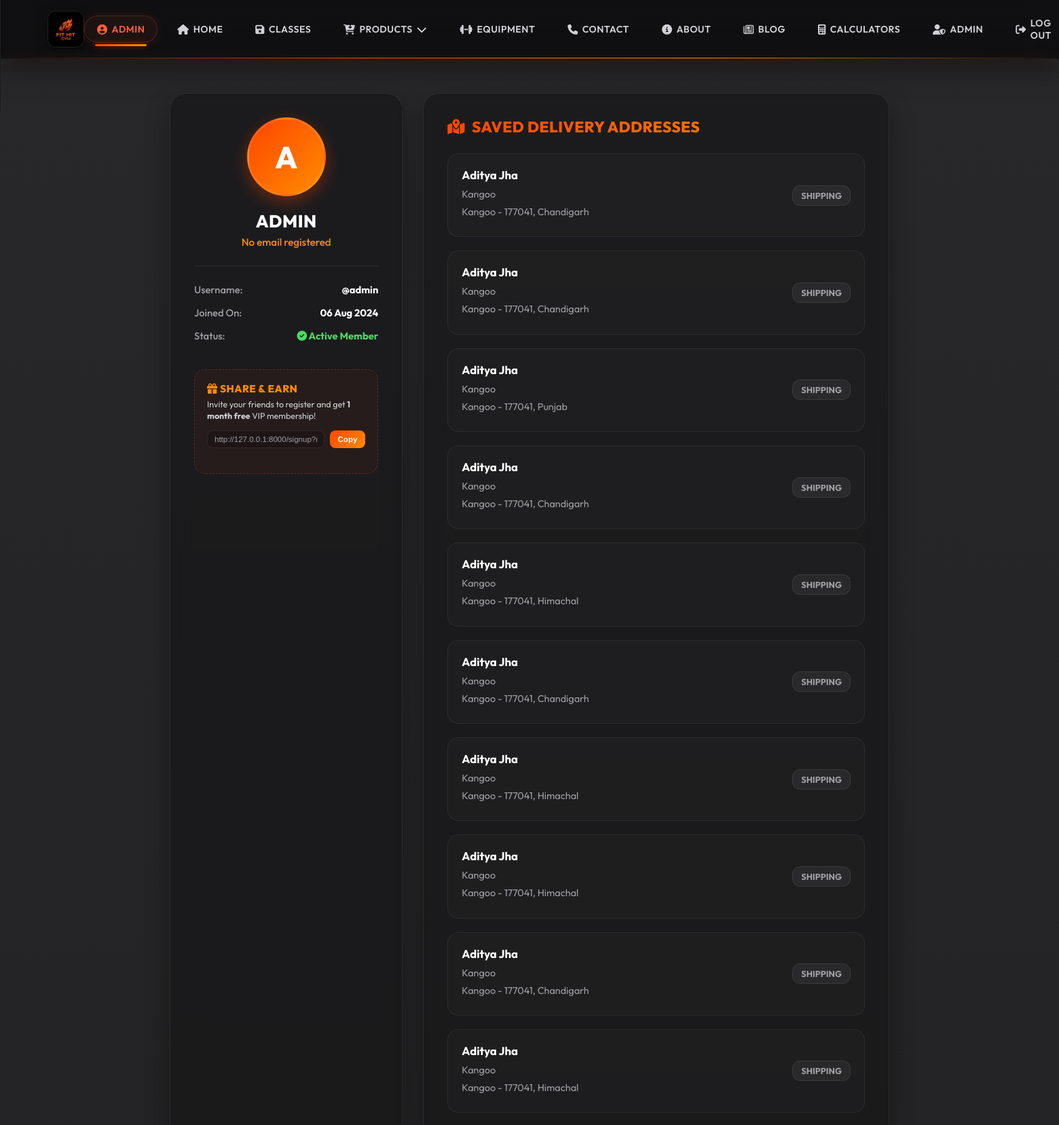
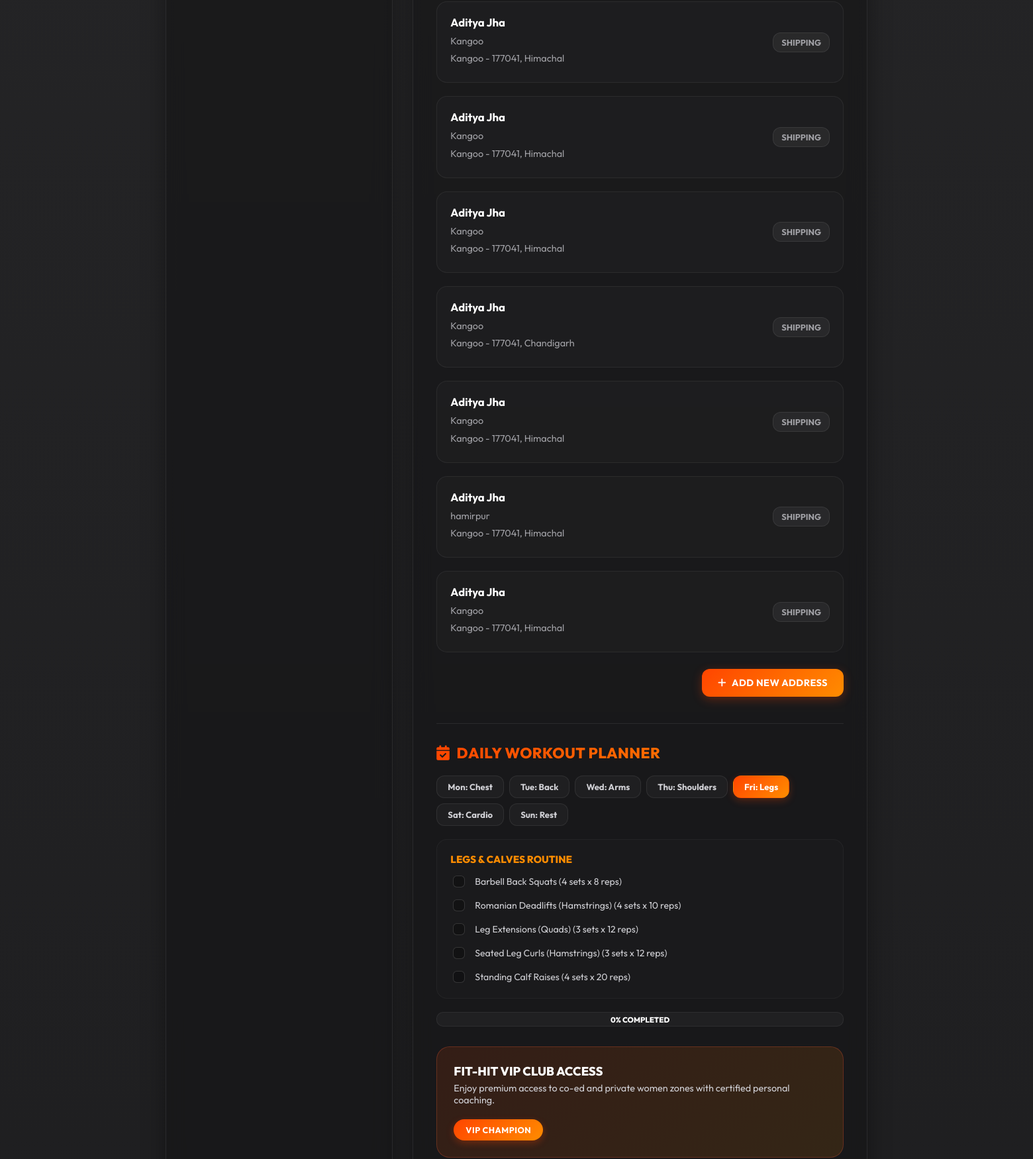
Screenshot of /profile/ (signed in, upper part) with the database file from the repository (2 pictures, top to bottom).
### app/models.py (models this page shows, shortened)
class Customer(models.Model):
	user = models.ForeignKey(User, on_delete = models.CASCADE)
	name = models.CharField(max_length = 200)
	locality = models.CharField(max_length= 200)
	city = models.CharField(max_length = 50)
	zipcode = models.IntegerField()
	state = models.CharField(choices = STATE_CHOICES, max_length = 50)
	phone = models.CharField(max_length = 15, blank = True, null = True)

### app/views.py (the view)
# urls.py: path('profile/', profile, name='profile'),
def profile(request):
    if not request.user.is_authenticated:
        return redirect('login')
    addresses = Customer.objects.filter(user=request.user)
    return render(request, 'profile.html', {'addresses': addresses})

### app/context_processors.py (called while the page is built)
def cart(request):
	cart = Cart(request)
	context = {
		"cart": cart
	}
	return context

def cart_context_processor(request):
    try:
        cart, created = Cart.objects.get_or_create(user=request.user)
        cart_items = cart.products.all()
        cart_length = len(cart_items)
    except TypeError:
        cart_length = 0
    return {
        'cart_length': cart_length
    }

### app/templates/profile.html (shortened to what this page needs)
{% extends 'base.html' %}
{% load static %}
{% block 'main' %}
<!DOCTYPE html>
<html lang="en">
<head>
</head>
<body>
    <div class="profile-container">
        <div class="profile-grid">
            <div class="glass-card user-summary">
                <div class="avatar-circle">
                    {{ request.user.username|slice:":1"|upper }}
                </div>
                <h3 class="user-name">{{ request.user.username }}</h3>
                <span class="user-email">{{ request.user.email|default:"No email registered" }}</span>
                <div class="user-stats">
                    <div class="stat-row">
                        <span class="stat-label">Username:</span>
                        <span class="stat-value">@{{ request.user.username }}</span>
                    </div>
                    <div class="stat-row">
                        <span class="stat-label">Joined On:</span>
                        <span class="stat-value">{{ request.user.date_joined|date:"d M Y" }}</span>
                    </div>
                    <div class="stat-row">
                        <span class="stat-label">Status:</span>
                        <span class="stat-value" style="color: #4cd964;"><i class="fa-solid fa-circle-check"></i> Active Member</span>
                    </div>
                </div>
                <div style="margin-top: 25px; width: 100%; text-align: left; background: rgba(255, 69, 0, 0.05); border: 1px dashed rgba(255, 94, 58, 0.25); border-radius: 16px; padding: 18px; box-sizing: border-box;">
                    <h5 style="margin: 0 0 5px; color: #ff8c00; font-size: 0.95rem; font-weight: 800; text-transform: uppercase; letter-spacing: 0.5px;"><i class="fa-solid fa-gift"></i> Share & Earn</h5>
                    <p style="margin: 0 0 12px; font-size: 0.78rem; color: #d1d1d6; line-height: 1.4;">Invite your friends to register and get <strong>1 month free</strong> VIP membership!</p>
                    <div style="display: flex; gap: 8px;">
                        <input type="text" id="referralLinkInput" value="http://127.0.0.1:8000/signup?ref={{ request.user.username }}" readonly
                               style="flex-grow: 1; background: rgba(0,0,0,0.2); border: 1px solid rgba(255,255,255,0.08); border-radius: 8px; padding: 6px 10px; color: #a1a1a6; font-size: 0.72rem; outline: none; width: 10px;">
                        <button type="button" onclick="copyReferralLink()"
                                style="background: linear-gradient(135deg, #ff4500, #ff8c00); border: none; border-radius: 8px; padding: 6px 12px; color: #fff; font-size: 0.72rem; font-weight: 700; cursor: pointer; transition: all 0.2s ease; flex-shrink: 0;">
                            Copy
                        </button>
                    </div>
                </div>
            </div>
            <div class="glass-card">
                <h3 class="panel-title"><i class="fa-solid fa-map-location-dot"></i> Saved Delivery Addresses</h3>
                {% if addresses %}
                    <div class="address-list">
                        {% for addr in addresses %}
                            <div class="address-item">
                                <div class="address-info">
                                    <h4>{{ addr.name }}</h4>
                                    <p>{{ addr.locality }}</p>
                                    <p>{{ addr.city }} - {{ addr.zipcode }}, {{ addr.state }}</p>
                                </div>
                                <div style="display: flex; gap: 10px;">
                                    <span style="font-size: 0.8rem; color: #a1a1a6; background-color: rgba(255,255,255,0.05); padding: 6px 12px; border-radius: 12px; font-weight: 700; border: 1px solid rgba(255,255,255,0.08);">SHIPPING</span>
                                </div>
                            </div>
                        {% endfor %}
                    </div>
                    <div style="margin-top: 25px; text-align: right;">
                        <a href="{% url 'customer_form' %}" class="btn-add-address"><i class="fa-solid fa-plus"></i> Add New Address</a>
                    </div>
                {% else %}
                    <div class="no-address-box">
                        <i class="fa-solid fa-circle-info"></i>
                        <p>You have not saved any shipping addresses yet.</p>
                        <a href="{% url 'customer_form' %}" class="btn-add-address"><i class="fa-solid fa-plus"></i> Save Delivery Address</a>
                    </div>
                {% endif %}
                <div style="margin-top: 40px; border-top: 1px solid rgba(255, 255, 255, 0.08); padding-top: 30px; margin-bottom: 25px;">
                    <h3 class="panel-title" style="margin-bottom: 20px;"><i class="fa-solid fa-calendar-check"></i> Daily Workout Planner</h3>
                    <div style="display: flex; gap: 8px; margin-bottom: 20px; flex-wrap: wrap;">
                        <button type="button" class="workout-tab-btn" id="tab-mon" onclick="switchWorkoutPlan('mon')">Mon: Chest</button>
                        <button type="button" class="workout-tab-btn" id="tab-tue" onclick="switchWorkoutPlan('tue')">Tue: Back</button>
                        <button type="button" class="workout-tab-btn" id="tab-wed" onclick="switchWorkoutPlan('wed')">Wed: Arms</button>
                        <button type="button" class="workout-tab-btn" id="tab-thu" onclick="switchWorkoutPlan('thu')">Thu: Shoulders</button>
                        <button type="button" class="workout-tab-btn" id="tab-fri" onclick="switchWorkoutPlan('fri')">Fri: Legs</button>
                        <button type="button" class="workout-tab-btn" id="tab-sat" onclick="switchWorkoutPlan('sat')">Sat: Cardio</button>
                        <button type="button" class="workout-tab-btn" id="tab-sun" onclick="switchWorkoutPlan('sun')">Sun: Rest</button>
                    </div>
                    <div class="workout-pane" id="pane-workout-fri">
                        <h4 style="margin: 0 0 12px; font-size: 0.95rem; color: #ff8c00; font-weight: 800; text-transform: uppercase;">Legs & Calves Routine</h4>
                        <div class="workout-list">
                            <label class="workout-item-label">
                                <input type="checkbox" onchange="updateWorkoutProgress('fri')" class="workout-check">
                                <span>Barbell Back Squats (4 sets x 8 reps)</span>
                            </label>
                            <label class="workout-item-label">
                                <input type="checkbox" onchange="updateWorkoutProgress('fri')" class="workout-check">
                                <span>Romanian Deadlifts (Hamstrings) (4 sets x 10 reps)</span>
                            </label>
                            <label class="workout-item-label">
                                <input type="checkbox" onchange="updateWorkoutProgress('fri')" class="workout-check">
                                <span>Leg Extensions (Quads) (3 sets x 12 reps)</span>
                            </label>
                            <label class="workout-item-label">
                                <input type="checkbox" onchange="updateWorkoutProgress('fri')" class="workout-check">
                                <span>Seated Leg Curls (Hamstrings) (3 sets x 12 reps)</span>
                            </label>
                            <label class="workout-item-label">
                                <input type="checkbox" onchange="updateWorkoutProgress('fri')" class="workout-check">
                                <span>Standing Calf Raises (4 sets x 20 reps)</span>
                            </label>
                        </div>
                    </div>
                    <div style="margin-top: 20px; background-color: rgba(255,255,255,0.04); border-radius: 10px; height: 20px; position: relative; overflow: hidden; border: 1px solid rgba(255,255,255,0.06);">
                        <span id="workoutProgressText" style="position: absolute; top: 50%; left: 50%; transform: translate(-50%, -50%); font-size: 0.72rem; font-weight: 800; color: #fff;">0% COMPLETED</span>
                    </div>
                </div>
                <div class="membership-banner">
                    <div class="member-details">
                        <h4>Fit-Hit VIP Club Access</h4>
                        <p>Enjoy premium access to co-ed and private women zones with certified personal coaching.</p>
                    </div>
                    <span class="member-badge">VIP CHAMPION</span>
                </div>
            </div>
        </div>
    </div>
{% endblock %}

### app/templates/header.html (shortened to what this page needs)
{% load static %}
<!DOCTYPE html>
<html>
<head>
</head>
<body>
    <header>
        <div class="left">
            <img src="{% static 'images/fit-hit.png' %}?v=1.1" alt="Logo">
        </div>
        <div class="right">
            <div class="navbar">
                <nav>
                    <ul>
                        {% if request.user.is_authenticated %}
                        <li class="dropdown"><a href="/profile"><i class="fa fa-user-circle" aria-hidden="true"></i> {{ request.user }}</a></li>
                        <li class="dropdown"><a href="/index"><i class="fa fa-home"></i> HOME</a></li>
                        <li class="dropdown"><a href="/classes"><i class="fas fa-save"></i> CLASSES</a></li>
                        <li class="dropdown">
                            <a class="dropbtn" href="{% url 'product' %}"><i class="fas fa-cart-arrow-down"></i> PRODUCTS <i class="fa-solid fa-chevron-down"></i></a>
                        </li>
                        <li class="dropdown"><a href="/machines"><i class="fa-solid fa-dumbbell"></i> EQUIPMENT</a></li>
                        <li class="dropdown"><a href="/contact"><i class="fa fa-phone"></i> CONTACT</a></li>
                        <li class="dropdown"><a href="/about"><i class="fas fa-info-circle"></i> ABOUT</a></li>
                        <li class="dropdown"><a href="/blog"><i class="fa-regular fa-newspaper"></i> BLOG</a></li>
                        <li class="dropdown"><a href="/calculator"><i class="fa-solid fa-calculator"></i> CALCULATORS</a></li>
                        {% if request.user.is_superuser %}
                        <li class="dropdown"><a href="/admin-panel"><i class="fa-solid fa-user-shield"></i> ADMIN</a></li>
                        {% endif %}
                        <li class="dropdown"><a href="/logout"><i class="fas fa-sign-out-alt"></i> LOG OUT</a></li>
                        {% else %}
                        <li class="dropdown"><a href="/account"><i class="fas fa-user"></i> ACCOUNT</a></li>
                        {% endif %}
                    </ul>
                </nav>
            </div>
        </div>
    </header>
</body>
</html>

### app/templates/header.html (style rules this page uses)
body { margin: 0; font-family: 'Outfit', sans-serif; }
header { position: sticky; top: 0; z-index: 1000; display: flex; align-items: center; justify-content: space-between; background-color: rgba(10, 10, 12, 0.8); backdrop-filter: blur(20px); -webkit-backdrop-filter: blur(20px); padding: 12px 50px; color: white; box-shadow: 0 10px 40px rgba(0, 0, 0, 0.5); border-bottom: 1px solid rgba(255, 255, 255, 0.03); transition: all 0.4s cubic-bezier(0.165, 0.84, 0.44, 1); position: relative; }
header::after { content: ''; position: absolute; bottom: 0; left: 0; width: 100%; height: 1.5px; background: linear-gradient(90deg, transparent, #ff4500, #ff8c00, transparent); box-shadow: 0 1px 15px rgba(255, 94, 58, 0.5); }
.left { flex: 1; display: flex; align-items: center; justify-content: flex-start; }
.left img { height: 52px; width: auto; display: block; transition: all 0.4s cubic-bezier(0.175, 0.885, 0.32, 1.275); margin-left: 20px; border-radius: 12px; border: 1px solid rgba(255, 255, 255, 0.08); box-shadow: 0 4px 15px rgba(0, 0, 0, 0.5); }
.navbar { flex: 2; display: flex; justify-content: flex-end; align-items: center; }
.navbar nav ul { list-style: none; display: flex; padding: 0; margin: 0; align-items: center; gap: 10px; }
.navbar nav ul li { position: relative; }
.navbar nav ul li a { text-decoration: none; color: #d1d1d6; font-size: 14px; font-weight: 600; text-transform: uppercase; letter-spacing: 0.5px; padding: 10px 18px; border-radius: 30px; transition: all 0.3s ease; display: inline-flex; align-items: center; gap: 6px; border: 1px solid transparent; }
.navbar nav ul li a i { font-size: 15px; transition: transform 0.3s ease; }
.navbar nav ul li a:hover, .navbar nav ul li a.active-link { color: #ff5e3a; background-color: rgba(255, 94, 58, 0.06); border-color: rgba(255, 94, 58, 0.2); box-shadow: 0 0 15px rgba(255, 94, 58, 0.1); }
.navbar nav ul li a::after { content: ""; position: absolute; bottom: -5px; left: 50%; transform: translateX(-50%); width: 0; height: 3px; background: linear-gradient(90deg, #ff4500, #ff8c00); border-radius: 2px; transition: width 0.3s cubic-bezier(0.25, 0.8, 0.25, 1); box-shadow: 0 0 10px rgba(255, 69, 0, 0.5); }
.navbar nav ul li a.active-link::after { width: 70%; }

### rows the page displays
Customer: name "Aditya Jha", locality "Kangoo", city "Kangoo", zipcode "177041", state "Chandigarh"
Customer: name "Aditya Jha", locality "Kangoo", city "Kangoo", zipcode "177041", state "Chandigarh"
Customer: name "Aditya Jha", locality "Kangoo", city "Kangoo", zipcode "177041", state "Punjab"
Customer: name "Aditya Jha", locality "Kangoo", city "Kangoo", zipcode "177041", state "Chandigarh"
Customer: name "Aditya Jha", locality "Kangoo", city "Kangoo", zipcode "177041", state "Himachal"
Customer: name "Aditya Jha", locality "Kangoo", city "Kangoo", zipcode "177041", state "Chandigarh"
Customer: name "Aditya Jha", locality "Kangoo", city "Kangoo", zipcode "177041", state "Himachal"
Customer: name "Aditya Jha", locality "Kangoo", city "Kangoo", zipcode "177041", state "Himachal"
Customer: name "Aditya Jha", locality "Kangoo", city "Kangoo", zipcode "177041", state "Chandigarh"
Customer: name "Aditya Jha", locality "Kangoo", city "Kangoo", zipcode "177041", state "Himachal"
Customer: name "Aditya Jha", locality "Kangoo", city "Kangoo", zipcode "177041", state "Himachal"
Customer: name "Aditya Jha", locality "Kangoo", city "Kangoo", zipcode "177041", state "Himachal"
Customer: name "Aditya Jha", locality "Kangoo", city "Kangoo", zipcode "177041", state "Himachal"
Customer: name "Aditya Jha", locality "Kangoo", city "Kangoo", zipcode "177041", state "Chandigarh"
Customer: name "Aditya Jha", locality "Kangoo", city "Kangoo", zipcode "177041", state "Himachal"
Customer: name "Aditya Jha", locality "hamirpur", city "Kangoo", zipcode "177041", state "Himachal"
Customer: name "Aditya Jha", locality "Kangoo", city "Kangoo", zipcode "177041", state "Himachal"

### other values shown
{{ request.user }} "ADMIN"
{{ request.user.username|slice:":1"|upper }} "A"
{{ request.user.username }} "ADMIN"
{{ request.user.email|default:"No email registered" }} "No email registered"
{{ request.user.username }} "admin"
{{ request.user.date_joined|date:"d M Y" }} "06 Aug 2024"
